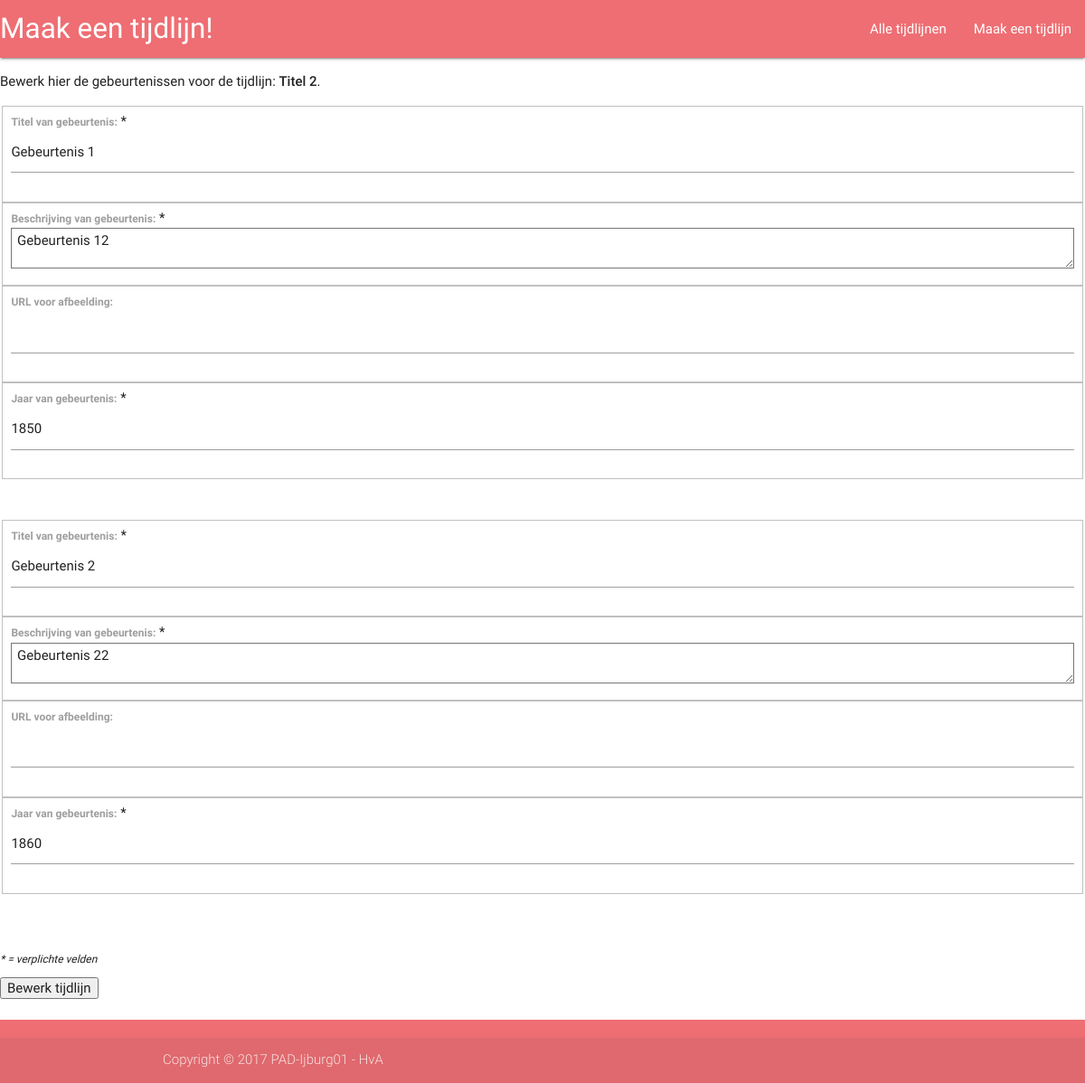
/tijdlijn2/element-edit.php?tid=93, run on the app's committed database.
### tables this page shows
CREATE TABLE `tijdlijn` (
  `id` int(11) unsigned NOT NULL AUTO_INCREMENT,
  `titel` varchar(255) NOT NULL DEFAULT '',
  `beschrijving` varchar(500) DEFAULT '',
  `afbeelding_url` varchar(255) DEFAULT NULL,
  `url_id` int(11) NOT NULL,
  `vak_id` int(11) NOT NULL,
  `klas_id` int(11) NOT NULL,
  `docent_id` int(11) NOT NULL,
  `jaar_start` varchar(255) NOT NULL DEFAULT '',
  `jaar_eind` varchar(255) NOT NULL DEFAULT '',
  `aantal_elementen` int(11) NOT NULL,
  `createdate` datetime DEFAULT NULL,
  PRIMARY KEY (`id`)
);

CREATE TABLE `elementen` (
  `id` int(11) unsigned NOT NULL AUTO_INCREMENT,
  `tijdlijn_id` int(11) DEFAULT NULL,
  `titel` varchar(255) DEFAULT NULL,
  `jaar` varchar(255) DEFAULT NULL,
  `beschrijving` varchar(500) DEFAULT NULL,
  `afbeelding_url` varchar(255) DEFAULT NULL,
  `docent_id` int(11) DEFAULT NULL,
  PRIMARY KEY (`id`)
);

### tijdlijn2/classes/database.class.php (called while the page is built, shortened)
<?php
class Database {
    private static $objInstance;
    private $mysqli, $wakeup, $runned_queries = Array(), $log_path;
    public $num_queries, $last_query, $insertid;
    private function __construct() {
        $this->host					= 'localhost';
        $this->username 		    = 'tijdlijn';
        $this->password				= 'PADijburg01';
        $this->database				= 'u6488d13571_tijdlijn';
        $this->mysqli = new mysqli($this->host, $this->username, $this->password, $this->database);
        $this->mysqli->query("SET NAMES utf8");
    }
    public static function getInstance() {
        if (!Database::$objInstance instanceof self) {
            Database::$objInstance = new self();
        }
        return Database::$objInstance;
    }
    function _query($sql) {
        $sql = utf8_decode($sql);
        if (is_string($sql)) {
            if ($rs = $this->mysqli->query($sql)) {
                if ($this->mysqli->more_results()) {
                    $this->mysqli->next_result();
                }
                $this->num_queries++;
                $this->last_query = $sql;
                array_push($this->runned_queries, $sql);
                $this->insertid = $this->mysqli->insert_id;
            }
        } else {
            return true;
        }
        if ($rs) {
            return $rs;
        }
        return false;
    }
}
?>

### tijdlijn2/element-edit.php (the view, shortened to what this page needs)
<?php
require_once('classes/database.class.php');
$DB = Database::getInstance();
$titel = '';
$beschrijving = '';
$afbeeldingURL = '';
$jaar = '';
$tijdlijn_id = $_GET['tid'];
$sql3 = "SELECT `id` , `titel`, `aantal_elementen` FROM `tijdlijn` WHERE id = ".$tijdlijn_id."";
$last_id = $DB->_query($sql3);
if ($last_id->num_rows > 0) {
    while($row = $last_id->fetch_assoc()) {
        $titelTijd = $row["titel"];
    }
}
$sql4 = "SELECT * FROM `elementen` WHERE `tijdlijn_id` = ".$tijdlijn_id."";
$last_id3 = $DB->_query($sql4);
?> <?php
include ('header.php');
?>
<aside>
<p> Bewerk hier de gebeurtenissen voor de tijdlijn: <strong><?php echo $titelTijd ?></strong>.</p> <?php
     if ($last_id3->num_rows > 0) {
        while($row2 = $last_id3->fetch_assoc()) {
            $titelP = $row2["titel"];
            $beschrijvingP = $row2["beschrijving"];
            $afbeeldingURLP= $row2["afbeelding_url"];
            $jaarP = $row2["jaar"];
        if (isset($_GET['oops'])) {
        ?>
            <span class="error">
                Oeps, iets ging fout.
            </span>
        <?php
        } else {
        ?>
        <form class="form-nieuws" method="post" accept-charset="utf-8">
            <fieldset class="form-group">
                <label for="naam">Titel van gebeurtenis:</label> *
            <input id="titel" class="<?= $titel ?> form-control" type="text" name="titel[]" value="<?= isset($_POST['titel[]']) ? $_POST['titel[]'] : $titelP ?>">
            </fieldset>
<fieldset class="form-group">
                <label for="naam">Beschrijving van gebeurtenis:</label> * </br>
            <textarea id="beschrijving2" class="<?= $beschrijving ?> form-control" rows="4" name="beschrijving[]" value="<?= isset($_POST['beschrijving[]']) ? $_POST['beschrijving[]'] : '' ?>"> <?php echo $beschrijvingP ?> </textarea>
           </fieldset>
           <fieldset class="form-group">
                <label for="naam">URL voor afbeelding:</label>
            <input id="afbeeldingURL2" class="<?= $afbeeldingURL ?> form-control" type="text" name="afbeeldingURL[]" value="<?= isset($_POST['afbeeldingURL[]']) ? $_POST['afbeeldingURL[]'] : $afbeeldingURLP ?>">
            </fieldset>
            <fieldset class="form-group">
                <label for="naam">Jaar van gebeurtenis:</label> *
            <input id="jaar" class="<?= $jaar ?> form-control" type="number" name="jaar[]" value="<?= isset($_POST['jaar[]']) ? $_POST['jaar[]'] : $jaarP ?>">
            </fieldset>
                     <?php }
                     } ?>   <p><em style="font-size: 0.8em;">* = verplichte velden</em></p><div class="gabutton">
                <input type="submit" class="button" value="Bewerk tijdlijn">
            </div>
        </form> </aside>
      <?php } include('footer.php') ?>

### tijdlijn2/css/timelify.css (style rules this page uses)
* { box-sizing: border-box; }

### tijdlijn2/header.php (style rules this page uses)
label { font-weight: bold; }

### data on the page
tijdlijn: titel "Titel 2"
elementen: titel "Gebeurtenis 1", beschrijving "Gebeurtenis 12", jaar "1850"
elementen: titel "Gebeurtenis 2", beschrijving "Gebeurtenis 22", jaar "1860"
